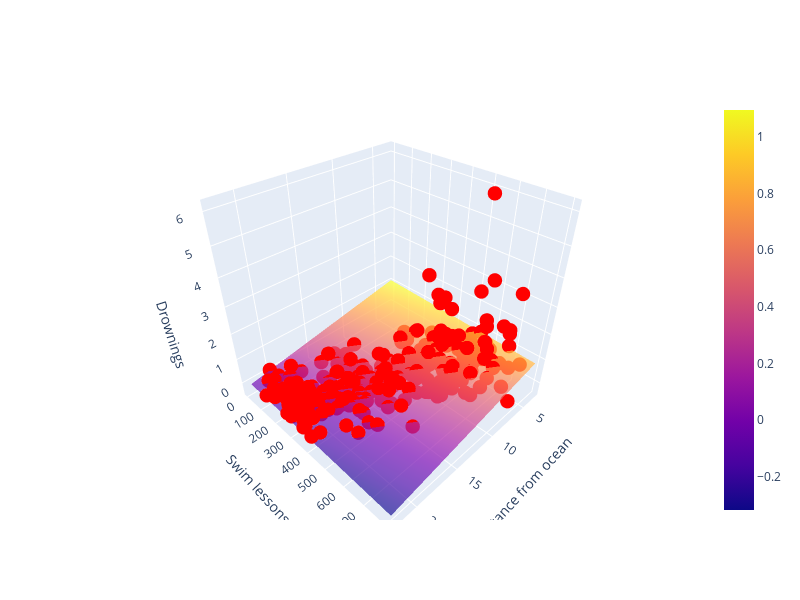

Write notebook code for a chart like this one.
### Markdown cell above
---
Let's visualize our model, which is now the 2-dimensional plane:

### Code cell
# Create a meshgrid for 3D plotting
x1 = np.transpose(distance_from_ocean)[0];
x2 = np.transpose(swim_lessons)[0];
y  = np.transpose(drownings)[0]; 
x1_range = np.linspace(x1.min(), x1.max(), 100)
x2_range = np.linspace(x2.min(), x2.max(), 100)
x1_mesh, x2_mesh = np.meshgrid(x1_range, x2_range)

# Predict the response for each point in the meshgrid
coefficients = regression_results_2_predictor.params
y_pred_mesh = coefficients[0] + coefficients[1] * x1_mesh + coefficients[2] * x2_mesh

# Create an interactive 3D plot using plotly
fig = go.Figure()

# Scatter plot for data points
fig.add_trace(go.Scatter3d(
    x=x1,
    y=x2,
    z=y,
    mode='markers',
    marker=dict(size=5, color='red') #,
#    name='Data Points'
))

# Surface plot for OLS regression surface
fig.add_trace(go.Surface(
    x=x1_mesh,
    y=x2_mesh,
    z=y_pred_mesh,
    #colorscale='blues',
    opacity=0.7,
    name='OLS Surface'
))

# Set layout
fig.update_layout(
    scene=dict(
        xaxis_title='Distance from ocean',
        yaxis_title='Swim lessons',
        zaxis_title='Drownings',
    )
)

fig.update_layout(width=800, height=600)

# Show the interactive plot
fig.show()

# Show the plot
plt.show()

### Figure 1 — Plotly figure (JSON) as saved in the notebook; plotly's stock layout.template omitted (floating-point values rounded to 4 significant figures; data arrays with more than 128 entries replaced by an {"elided": "..."} marker saying what was removed)
{"data": [{"marker": {"color": "red", "size": 5}, "mode": "markers", "type": "scatter3d", "x": {"elided": "299 float values"}, "y": {"elided": "299 float values"}, "z": {"elided": "299 float values"}}, {"name": "OLS Surface", "opacity": 0.7, "type": "surface", "x": {"elided": "100x100 float values"}, "y": {"elided": "100x100 float values"}, "z": {"elided": "100x100 float values"}}], "layout": {"height": 600, "scene": {"xaxis": {"title": {"text": "Distance from ocean"}}, "yaxis": {"title": {"text": "Swim lessons"}}, "zaxis": {"title": {"text": "Drownings"}}}, "width": 800}}
